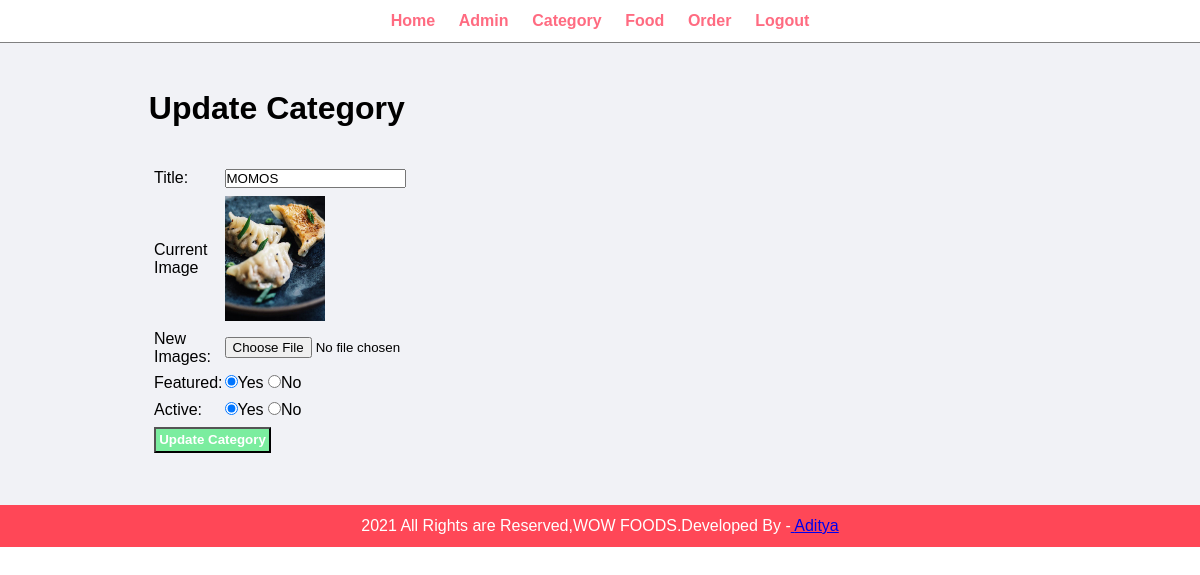
The page /admin/update-category.php?id=34&image_name=Food_Category_444.jpg (signed in) on the database its author committed.
### tables this page shows
CREATE TABLE `tbl_categories` (
  `id` int(10) UNSIGNED NOT NULL,
  `title` varchar(100) NOT NULL,
  `image_name` varchar(255) NOT NULL,
  `featured` varchar(10) NOT NULL,
  `active` varchar(10) NOT NULL
);

### admin/update-category.php (the view, shortened to what this page needs)
<?php
include('partials/menu.php'); ?>
<div class="main-content">
    <div class="wrapper">
      <h1> Update Category</h1>
      <br><br>
      <?php
          if(isset($_GET['id']))
          {
            $id=$_GET['id'];
            $sql="SELECT * FROM tbl_categories WHERE id=$id";
            $res=mysqli_query($conn, $sql);
            $count = mysqli_num_rows($res);
            if($count==1)
            {
              $row=mysqli_fetch_assoc($res);
              $title = $row['title'];
              $current_image=$row['image_name'];
              $featured=$row['featured'];
              $active=$row['active'];
            }else
            {
                $_SESSION['no-category-found']="<div class='error'>Category Not Found.</div>";
                header('location:'.SITEURL.'admin/manage-category.php');
            }
          }else{
              header('location:'.SITEURL.'admin/manage-category.php');
          }
      ?>
      <form action="" method="POST" enctype="multipart/form-data">
      <table class="tbl-30">
        <tr>
            <td> Title: </td>
            <td>
              <input type="text" name="title" value="<?php echo $title ;?>">
            </td>
      </tr>
      <tr>
         <td>Current Image </td>
         <td><?php
            if($current_image != "")
            {
                ?>
                <img src="<?php echo SITEURL ; ?>images/category/<?php echo $current_image;?>" width="100px">
                <?php
            }else{
                echo "<div class='error'>Image Not Added.</div>";
            }
         ?></td>
      </tr>
      <tr>
          <td>New Images: </td>
          <td>
              <input type="file" name="image">
          </td>
      </tr>
      <tr>
           <td>Featured:</td>
           <td>
               <input <?php if($featured=="Yes"){echo "checked";} ?> type="radio" name="featured" value="Yes">Yes
               <input <?php if($featured=="No"){echo "checked";} ?> type="radio" name="featured" value="No">No
           </td>
       </tr>
       <tr>
           <td>Active:</td>
           <td>
               <input <?php if($active=="Yes"){echo "checked";} ?> type="radio" name="active" value="Yes">Yes
               <input <?php if($active=="No"){echo "checked";} ?> type="radio" name="active" value="No">No
           </td>
       </tr>
        <tr>
              <td colspan="2">
                 <input type="submit" name="submit" value="Update Category" class="btn-secondary">
              </td>
        </tr>
      </table>
      </form>
    </div>
</div>
<?php include('partials/footer.php');?>

### css/admin.css (style rules this page uses)
* { margin: 0; padding: 0; font-family: Arial, Helvetica, sans-serif; }
.wrapper { padding: 1%; width: 80%; margin: 0 auto; }
.tbl-30 { width: 30%; }
table tr td { padding: 1%; }
.btn-secondary { background-color: #7bed9f; padding : 1%; color: white; text-decoration:none; font-weight: bold; }
.main-content { background-color: #f1f2f6; padding: 3%; }

### rows shown on the page
tbl_categories: title "MOMOS", image_name (picture), featured "☑", active "☑"
